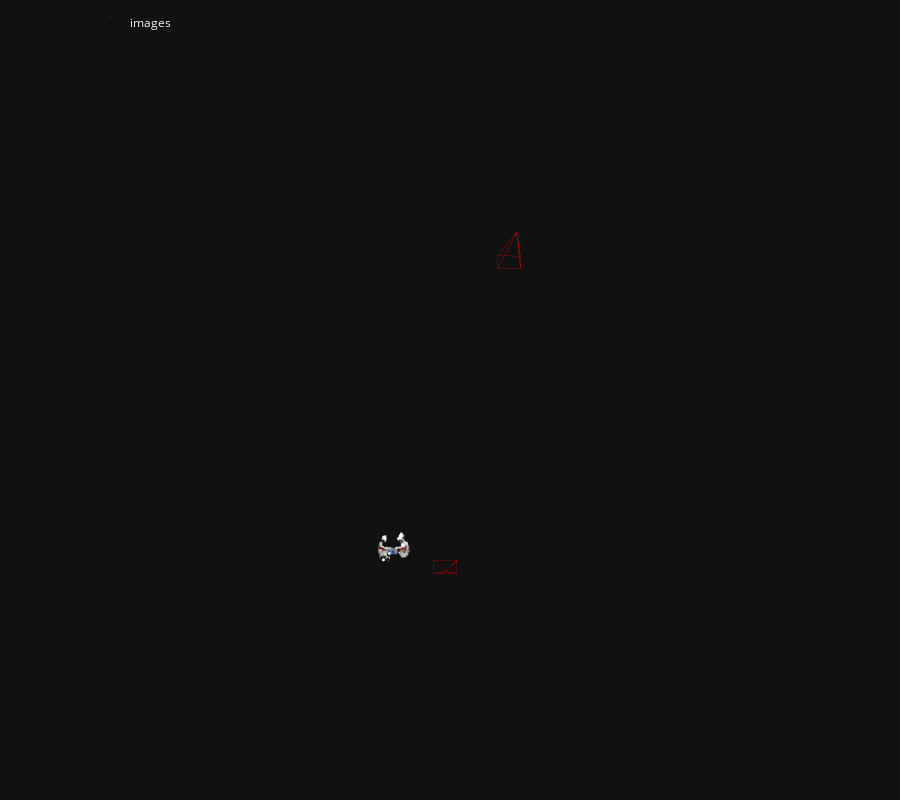

The notebook cell saved with this chart:
### Markdown cell above
The we run incremental Structure-From-Motion and display the reconstructed 3D model.

### Code cell
# model = reconstruction.main(
#     sfm_dir, images, sfm_pairs, features, matches, image_list=references
# )
model = reconstruction.main(
    sfm_dir, images, sfm_pairs, features, matches,  image_list=references,
    # min_match_score = 0.5)
    # camera_mode='PER_FOLDER', min_match_score = 0.4)
    camera_mode='SINGLE', min_match_score = 0.5)
    # camera_mode='AUTO', min_match_score = 0.5)
import pycolmap
# model = pycolmap.Reconstruction(sfm_dir/'models/0')
fig = viz_3d.init_figure()
viz_3d.plot_reconstruction(
    fig, model, color="rgba(255,0,0,0.5)", name="images", points_rgb=True
)
fig.show()

### Figure 1 — Plotly figure (JSON) as saved in the notebook; plotly's stock layout.template omitted (floating-point values rounded to 4 significant figures; data arrays with more than 128 entries replaced by an {"elided": "..."} marker saying what was removed)
{"data": [{"legendgroup": "images", "marker": {"color": {"elided": "357x3 int values"}, "line": {"width": 0}, "size": 1}, "mode": "markers", "name": "images", "type": "scatter3d", "x": {"elided": "357 float values"}, "y": {"elided": "357 float values"}, "z": {"elided": "357 float values"}}, {"hovertemplate": "Image(image_id=3, camera_id=1, name=\"images/63.jpg\", triangulated=364/887)", "legendgroup": "images", "line": {"color": "rgba(255,0,0,0.5)", "width": 1}, "mode": "lines", "name": "3", "showlegend": false, "type": "scatter3d", "x": [0.9615, 0.4365, 1.059, 0.9615, 1.059, 1.067, 0.9615, 1.067, 0.4441, 0.9615, 0.4441, 0.4365], "y": [-4.475, -3.718, -3.713, -4.475, -3.713, -3.382, -4.475, -3.382, -3.386, -4.475, -3.386, -3.718], "z": [2.012, 4.516, 4.568, 2.012, 4.568, 4.444, 2.012, 4.444, 4.393, 2.012, 4.393, 4.516]}, {"hovertemplate": "Image(image_id=6, camera_id=1, name=\"images/66.jpg\", triangulated=364/821)", "legendgroup": "images", "line": {"color": "rgba(255,0,0,0.5)", "width": 1}, "mode": "lines", "name": "6", "showlegend": false, "type": "scatter3d", "x": [-0.9615, -1.274, -0.649, -0.9615, -0.649, -0.649, -0.9615, -0.649, -1.274, -0.9615, -1.274, -1.274], "y": [4.475, 4.298, 4.298, 4.475, 4.298, 4.652, 4.475, 4.652, 4.652, 4.475, 4.652, 4.298], "z": [-2.012, 0.6327, 0.6327, -2.012, 0.6327, 0.6327, -2.012, 0.6327, 0.6327, -2.012, 0.6327, 0.6327]}], "layout": {"height": 800, "legend": {"orientation": "h", "x": 0.1, "xanchor": "left", "y": 0.99, "yanchor": "top"}, "margin": {"b": 0, "l": 0, "pad": 0, "r": 0, "t": 0}, "scene": {"aspectmode": "data", "camera": {"eye": {"x": 0, "y": -0.1, "z": -2}, "projection": {"type": "orthographic"}, "up": {"x": 0, "y": -1, "z": 0}}, "dragmode": "orbit", "xaxis": {"autorange": true, "showbackground": false, "showgrid": false, "showline": false, "showticklabels": true, "visible": false}, "yaxis": {"autorange": true, "showbackground": false, "showgrid": false, "showline": false, "showticklabels": true, "visible": false}, "zaxis": {"autorange": true, "showbackground": false, "showgrid": false, "showline": false, "showticklabels": true, "visible": false}}}}
